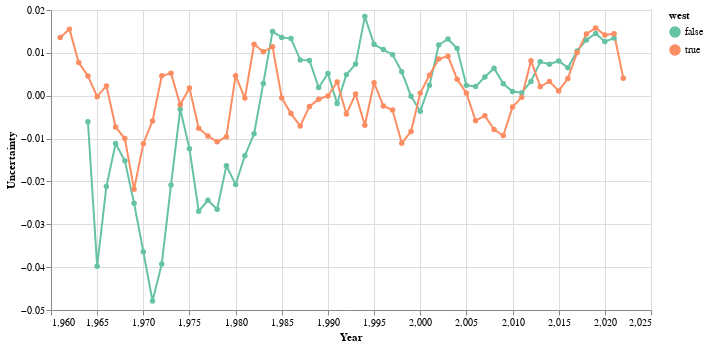

Notebook code cell kept with this figure:
### Code cell
alt.Chart(compare_byYear.query('topic=="phys"')).mark_line(point=alt.OverlayMarkDef()).encode(
    alt.X('year',scale=alt.Scale(zero=False),axis=alt.Axis(title='Year')),
    alt.Y('rollingUncertain',axis=alt.Axis(title='Uncertainty')),
    color=alt.Color('west:O',scale=alt.Scale(scheme='set2'))
).properties(width=600,height=300)

### Figure 1 — Vega-Lite specification as saved in the notebook (floating-point values rounded to 4 significant figures)
{"config": {"view": {"continuousWidth": 400, "continuousHeight": 300}}, "data": {"name": "data-f558c3d099cc896fc05086eb69eef143"}, "mark": {"type": "line", "point": {}}, "encoding": {"color": {"field": "west", "scale": {"scheme": "set2"}, "type": "ordinal"}, "x": {"axis": {"title": "Year"}, "field": "year", "scale": {"zero": false}, "type": "quantitative"}, "y": {"axis": {"title": "Uncertainty"}, "field": "rollingUncertain", "type": "quantitative"}}, "height": 300, "width": 600, "$schema": "https://vega.github.io/schema/vega-lite/v4.17.0.json", "datasets": {"data-f558c3d099cc896fc05086eb69eef143": [{"west": false, "year": 1962.0, "uncertain": 0.08244, "rollingUncertain": null, "topic": "phys"}, {"west": false, "year": 1963.0, "uncertain": -0.06266, "rollingUncertain": null, "topic": "phys"}, {"west": false, "year": 1964.0, "uncertain": -0.03803, "rollingUncertain": -0.006083, "topic": "phys"}, {"west": false, "year": 1965.0, "uncertain": -0.01866, "rollingUncertain": -0.03978, "topic": "phys"}, {"west": false, "year": 1966.0, "uncertain": -0.00691, "rollingUncertain": -0.0212, "topic": "phys"}, {"west": false, "year": 1967.0, "uncertain": -0.007936, "rollingUncertain": -0.01117, "topic": "phys"}, {"west": false, "year": 1968.0, "uncertain": -0.03076, "rollingUncertain": -0.0152, "topic": "phys"}, {"west": false, "year": 1969.0, "uncertain": -0.0365, "rollingUncertain": -0.02507, "topic": "phys"}, {"west": false, "year": 1970.0, "uncertain": -0.04187, "rollingUncertain": -0.03638, "topic": "phys"}, {"west": false, "year": 1971.0, "uncertain": -0.0653, "rollingUncertain": -0.04789, "topic": "phys"}, {"west": false, "year": 1972.0, "uncertain": -0.01059, "rollingUncertain": -0.03925, "topic": "phys"}, {"west": false, "year": 1973.0, "uncertain": 0.01346, "rollingUncertain": -0.02081, "topic": "phys"}, {"west": false, "year": 1974.0, "uncertain": -0.01241, "rollingUncertain": -0.003177, "topic": "phys"}, {"west": false, "year": 1975.0, "uncertain": -0.0381, "rollingUncertain": -0.01235, "topic": "phys"}, {"west": false, "year": 1976.0, "uncertain": -0.0303, "rollingUncertain": -0.02694, "topic": "phys"}, {"west": false, "year": 1977.0, "uncertain": -0.004814, "rollingUncertain": -0.0244, "topic": "phys"}, {"west": false, "year": 1978.0, "uncertain": -0.04438, "rollingUncertain": -0.0265, "topic": "phys"}, {"west": false, "year": 1979.0, "uncertain": 8.861e-05, "rollingUncertain": -0.01637, "topic": "phys"}, {"west": false, "year": 1980.0, "uncertain": -0.01784, "rollingUncertain": -0.02071, "topic": "phys"}, {"west": false, "year": 1981.0, "uncertain": -0.02428, "rollingUncertain": -0.01401, "topic": "phys"}, {"west": false, "year": 1982.0, "uncertain": 0.01548, "rollingUncertain": -0.008882, "topic": "phys"}, {"west": false, "year": 1983.0, "uncertain": 0.01743, "rollingUncertain": 0.002875, "topic": "phys"}, {"west": false, "year": 1984.0, "uncertain": 0.012, "rollingUncertain": 0.01497, "topic": "phys"}, {"west": false, "year": 1985.0, "uncertain": 0.0114, "rollingUncertain": 0.01361, "topic": "phys"}, {"west": false, "year": 1986.0, "uncertain": 0.01659, "rollingUncertain": 0.01333, "topic": "phys"}, {"west": false, "year": 1987.0, "uncertain": -0.002906, "rollingUncertain": 0.008362, "topic": "phys"}, {"west": false, "year": 1988.0, "uncertain": 0.011, "rollingUncertain": 0.008226, "topic": "phys"}, {"west": false, "year": 1989.0, "uncertain": -0.002306, "rollingUncertain": 0.001928, "topic": "phys"}, {"west": false, "year": 1990.0, "uncertain": 0.006834, "rollingUncertain": 0.005175, "topic": "phys"}, {"west": false, "year": 1991.0, "uncertain": -0.009959, "rollingUncertain": -0.00181, "topic": "phys"}, {"west": false, "year": 1992.0, "uncertain": 0.01789, "rollingUncertain": 0.004922, "topic": "phys"}, {"west": false, "year": 1993.0, "uncertain": 0.01422, "rollingUncertain": 0.007384, "topic": "phys"}, {"west": false, "year": 1994.0, "uncertain": 0.02326, "rollingUncertain": 0.01846, "topic": "phys"}, {"west": false, "year": 1995.0, "uncertain": -0.001512, "rollingUncertain": 0.01199, "topic": "phys"}, {"west": false, "year": 1996.0, "uncertain": 0.01053, "rollingUncertain": 0.01076, "topic": "phys"}, {"west": false, "year": 1997.0, "uncertain": 0.01975, "rollingUncertain": 0.009588, "topic": "phys"}, {"west": false, "year": 1998.0, "uncertain": -0.01352, "rollingUncertain": 0.005586, "topic": "phys"}, {"west": false, "year": 1999.0, "uncertain": -0.006558, "rollingUncertain": -0.0001094, "topic": "phys"}, {"west": false, "year": 2000.0, "uncertain": 0.00921, "rollingUncertain": -0.003622, "topic": "phys"}, {"west": false, "year": 2001.0, "uncertain": 0.004749, "rollingUncertain": 0.002467, "topic": "phys"}, {"west": false, "year": 2002.0, "uncertain": 0.02152, "rollingUncertain": 0.01183, "topic": "phys"}, {"west": false, "year": 2003.0, "uncertain": 0.01341, "rollingUncertain": 0.01323, "topic": "phys"}, {"west": false, "year": 2004.0, "uncertain": -0.001937, "rollingUncertain": 0.011, "topic": "phys"}, {"west": false, "year": 2005.0, "uncertain": -0.004234, "rollingUncertain": 0.002414, "topic": "phys"}, {"west": false, "year": 2006.0, "uncertain": 0.0127, "rollingUncertain": 0.002177, "topic": "phys"}, {"west": false, "year": 2007.0, "uncertain": 0.004628, "rollingUncertain": 0.004366, "topic": "phys"}, {"west": false, "year": 2008.0, "uncertain": 0.001951, "rollingUncertain": 0.006428, "topic": "phys"}, {"west": false, "year": 2009.0, "uncertain": 0.001766, "rollingUncertain": 0.002782, "topic": "phys"}, {"west": false, "year": 2010.0, "uncertain": -0.0007635, "rollingUncertain": 0.0009844, "topic": "phys"}, {"west": false, "year": 2011.0, "uncertain": 0.001062, "rollingUncertain": 0.0006881, "topic": "phys"}, {"west": false, "year": 2012.0, "uncertain": 0.009694, "rollingUncertain": 0.003331, "topic": "phys"}, {"west": false, "year": 2013.0, "uncertain": 0.01297, "rollingUncertain": 0.007907, "topic": "phys"}, {"west": false, "year": 2014.0, "uncertain": -0.0006771, "rollingUncertain": 0.007328, "topic": "phys"}, {"west": false, "year": 2015.0, "uncertain": 0.01205, "rollingUncertain": 0.008112, "topic": "phys"}, {"west": false, "year": 2016.0, "uncertain": 0.008223, "rollingUncertain": 0.006531, "topic": "phys"}, {"west": false, "year": 2017.0, "uncertain": 0.01109, "rollingUncertain": 0.01045, "topic": "phys"}, {"west": false, "year": 2018.0, "uncertain": 0.01973, "rollingUncertain": 0.01302, "topic": "phys"}, {"west": false, "year": 2019.0, "uncertain": 0.01278, "rollingUncertain": 0.01453, "topic": "phys"}, {"west": false, "year": 2020.0, "uncertain": 0.00544, "rollingUncertain": 0.01265, "topic": "phys"}, {"west": false, "year": 2021.0, "uncertain": 0.02212, "rollingUncertain": 0.01345, "topic": "phys"}, {"west": true, "year": 1961.0, "uncertain": 0.0106, "rollingUncertain": 0.01361, "topic": "phys"}, {"west": true, "year": 1962.0, "uncertain": 0.01427, "rollingUncertain": 0.01554, "topic": "phys"}, {"west": true, "year": 1963.0, "uncertain": -0.001695, "rollingUncertain": 0.007724, "topic": "phys"}, {"west": true, "year": 1964.0, "uncertain": 0.001263, "rollingUncertain": 0.004612, "topic": "phys"}, {"west": true, "year": 1965.0, "uncertain": -0.0002314, "rollingUncertain": -0.0002212, "topic": "phys"}, {"west": true, "year": 1966.0, "uncertain": 0.005841, "rollingUncertain": 0.002291, "topic": "phys"}, {"west": true, "year": 1967.0, "uncertain": -0.02754, "rollingUncertain": -0.007312, "topic": "phys"}, {"west": true, "year": 1968.0, "uncertain": -0.008254, "rollingUncertain": -0.009986, "topic": "phys"}, {"west": true, "year": 1969.0, "uncertain": -0.02975, "rollingUncertain": -0.02185, "topic": "phys"}, {"west": true, "year": 1970.0, "uncertain": 0.004396, "rollingUncertain": -0.0112, "topic": "phys"}, {"west": true, "year": 1971.0, "uncertain": 0.007682, "rollingUncertain": -0.005892, "topic": "phys"}, {"west": true, "year": 1972.0, "uncertain": 0.001885, "rollingUncertain": 0.004654, "topic": "phys"}, {"west": true, "year": 1973.0, "uncertain": 0.006131, "rollingUncertain": 0.005232, "topic": "phys"}, {"west": true, "year": 1974.0, "uncertain": -0.0144, "rollingUncertain": -0.002127, "topic": "phys"}, {"west": true, "year": 1975.0, "uncertain": 0.01367, "rollingUncertain": 0.0018, "topic": "phys"}, {"west": true, "year": 1976.0, "uncertain": -0.02199, "rollingUncertain": -0.007572, "topic": "phys"}, {"west": true, "year": 1977.0, "uncertain": -0.01987, "rollingUncertain": -0.009395, "topic": "phys"}, {"west": true, "year": 1978.0, "uncertain": 0.009569, "rollingUncertain": -0.01076, "topic": "phys"}, {"west": true, "year": 1979.0, "uncertain": -0.01839, "rollingUncertain": -0.009562, "topic": "phys"}, {"west": true, "year": 1980.0, "uncertain": 0.02284, "rollingUncertain": 0.004674, "topic": "phys"}, {"west": true, "year": 1981.0, "uncertain": -0.006138, "rollingUncertain": -0.0005619, "topic": "phys"}, {"west": true, "year": 1982.0, "uncertain": 0.01926, "rollingUncertain": 0.01199, "topic": "phys"}, {"west": true, "year": 1983.0, "uncertain": 0.0176, "rollingUncertain": 0.01024, "topic": "phys"}, {"west": true, "year": 1984.0, "uncertain": -0.002534, "rollingUncertain": 0.01144, "topic": "phys"}, {"west": true, "year": 1985.0, "uncertain": -0.01661, "rollingUncertain": -0.0005154, "topic": "phys"}, {"west": true, "year": 1986.0, "uncertain": 0.006642, "rollingUncertain": -0.004168, "topic": "phys"}, {"west": true, "year": 1987.0, "uncertain": -0.01122, "rollingUncertain": -0.007063, "topic": "phys"}, {"west": true, "year": 1988.0, "uncertain": -0.002913, "rollingUncertain": -0.002496, "topic": "phys"}, {"west": true, "year": 1989.0, "uncertain": 0.01167, "rollingUncertain": -0.000821, "topic": "phys"}, {"west": true, "year": 1990.0, "uncertain": -0.00893, "rollingUncertain": -5.825e-05, "topic": "phys"}, {"west": true, "year": 1991.0, "uncertain": 0.006838, "rollingUncertain": 0.003192, "topic": "phys"}, {"west": true, "year": 1992.0, "uncertain": -0.01069, "rollingUncertain": -0.00426, "topic": "phys"}, {"west": true, "year": 1993.0, "uncertain": 0.004984, "rollingUncertain": 0.0003776, "topic": "phys"}, {"west": true, "year": 1994.0, "uncertain": -0.01494, "rollingUncertain": -0.006882, "topic": "phys"}, {"west": true, "year": 1995.0, "uncertain": 0.01905, "rollingUncertain": 0.003031, "topic": "phys"}, {"west": true, "year": 1996.0, "uncertain": -0.01128, "rollingUncertain": -0.002391, "topic": "phys"}, {"west": true, "year": 1997.0, "uncertain": -0.01784, "rollingUncertain": -0.003356, "topic": "phys"}, {"west": true, "year": 1998.0, "uncertain": -0.004105, "rollingUncertain": -0.01107, "topic": "phys"}, {"west": true, "year": 1999.0, "uncertain": -0.00318, "rollingUncertain": -0.008374, "topic": "phys"}, {"west": true, "year": 2000.0, "uncertain": 0.009103, "rollingUncertain": 0.0006061, "topic": "phys"}, {"west": true, "year": 2001.0, "uncertain": 0.008361, "rollingUncertain": 0.004762, "topic": "phys"}, {"west": true, "year": 2002.0, "uncertain": 0.008316, "rollingUncertain": 0.008593, "topic": "phys"}, {"west": true, "year": 2003.0, "uncertain": 0.01095, "rollingUncertain": 0.00921, "topic": "phys"}, {"west": true, "year": 2004.0, "uncertain": -0.007686, "rollingUncertain": 0.003861, "topic": "phys"}, {"west": true, "year": 2005.0, "uncertain": -0.001456, "rollingUncertain": 0.0006033, "topic": "phys"}, {"west": true, "year": 2006.0, "uncertain": -0.008301, "rollingUncertain": -0.005814, "topic": "phys"}, {"west": true, "year": 2007.0, "uncertain": -0.004312, "rollingUncertain": -0.00469, "topic": "phys"}, {"west": true, "year": 2008.0, "uncertain": -0.01105, "rollingUncertain": -0.007888, "topic": "phys"}, {"west": true, "year": 2009.0, "uncertain": -0.0125, "rollingUncertain": -0.009288, "topic": "phys"}, {"west": true, "year": 2010.0, "uncertain": 0.01572, "rollingUncertain": -0.002612, "topic": "phys"}, {"west": true, "year": 2011.0, "uncertain": -0.004215, "rollingUncertain": -0.0003328, "topic": "phys"}, {"west": true, "year": 2012.0, "uncertain": 0.01305, "rollingUncertain": 0.008184, "topic": "phys"}, {"west": true, "year": 2013.0, "uncertain": -0.002477, "rollingUncertain": 0.002119, "topic": "phys"}, {"west": true, "year": 2014.0, "uncertain": -0.0005368, "rollingUncertain": 0.003345, "topic": "phys"}, {"west": true, "year": 2015.0, "uncertain": 0.006399, "rollingUncertain": 0.001128, "topic": "phys"}, {"west": true, "year": 2016.0, "uncertain": 0.006266, "rollingUncertain": 0.004043, "topic": "phys"}, {"west": true, "year": 2017.0, "uncertain": 0.01757, "rollingUncertain": 0.01008, "topic": "phys"}, {"west": true, "year": 2018.0, "uncertain": 0.01939, "rollingUncertain": 0.01441, "topic": "phys"}, {"west": true, "year": 2019.0, "uncertain": 0.01041, "rollingUncertain": 0.01579, "topic": "phys"}, {"west": true, "year": 2020.0, "uncertain": 0.01271, "rollingUncertain": 0.01417, "topic": "phys"}, {"west": true, "year": 2021.0, "uncertain": 0.02028, "rollingUncertain": 0.01447, "topic": "phys"}, {"west": true, "year": 2022.0, "uncertain": -0.02069, "rollingUncertain": 0.004099, "topic": "phys"}]}}
